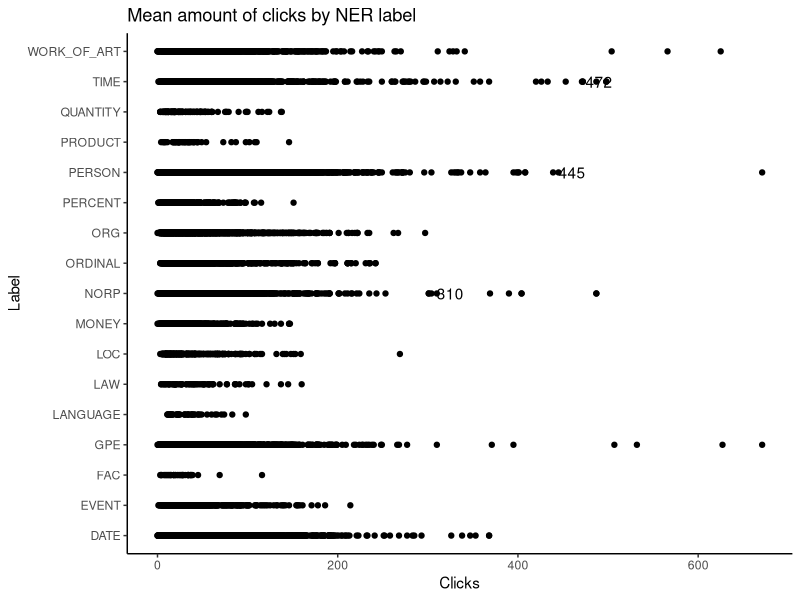
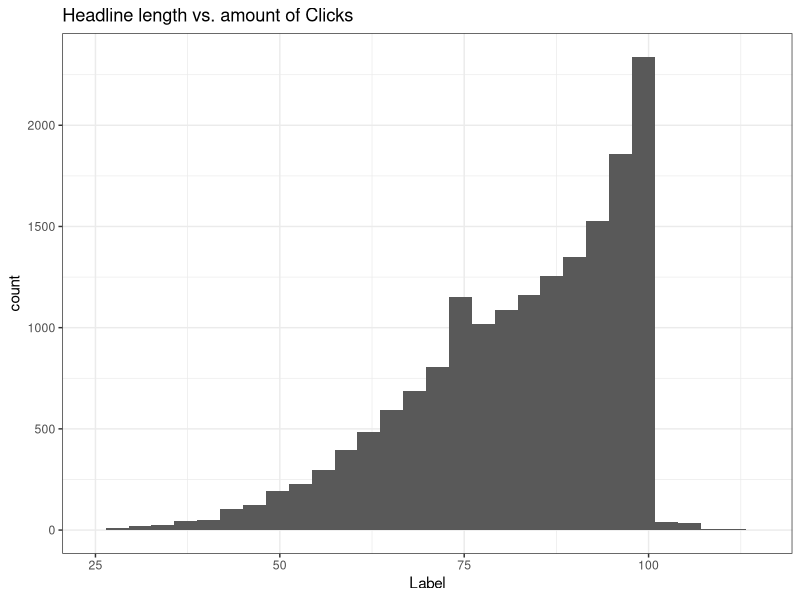

Write the R code that produced these figures, in order.
library(dplyr)
library(ggplot2)
library(ggthemes)
library(ggrepel)
library(stringr)

df=read.csv("data/indexedwtext_ner.csv")
df2=read.csv("data/GroupedwoTIME.csv")
df3=read.csv("data/GroupedwTIME.csv")

##########################

ggplot(df3,aes(x=Label,y=Clicks))+
  geom_point()+
  coord_flip()+
  theme_classic()+
  ggtitle("Mean amount of clicks by NER label")+
  annotate('text', x = 9, y = 325, label = '310')+
  annotate('text', x = 13, y = 460, label = '445')+
  annotate('text', x = 16, y = 490, label = '472')

##############################

df$Length<-df$Label
df$Label <- str_count(df$Headline)

df <- df[!duplicated(df$Headline), ]

df5 <- df[,c(1,2,3,6,7)]

###################################

ggplot(df5, aes(x=Label))+
  geom_histogram() +
  #geom_line(aes(x=Label,y=Clicks), color="blue")+
  #geom_bar(stat="identity",color="black")+
  ggtitle("Headline length vs. amount of Clicks")+
  theme_bw() +
  scale_x_continuous(limits=c(25,115))
